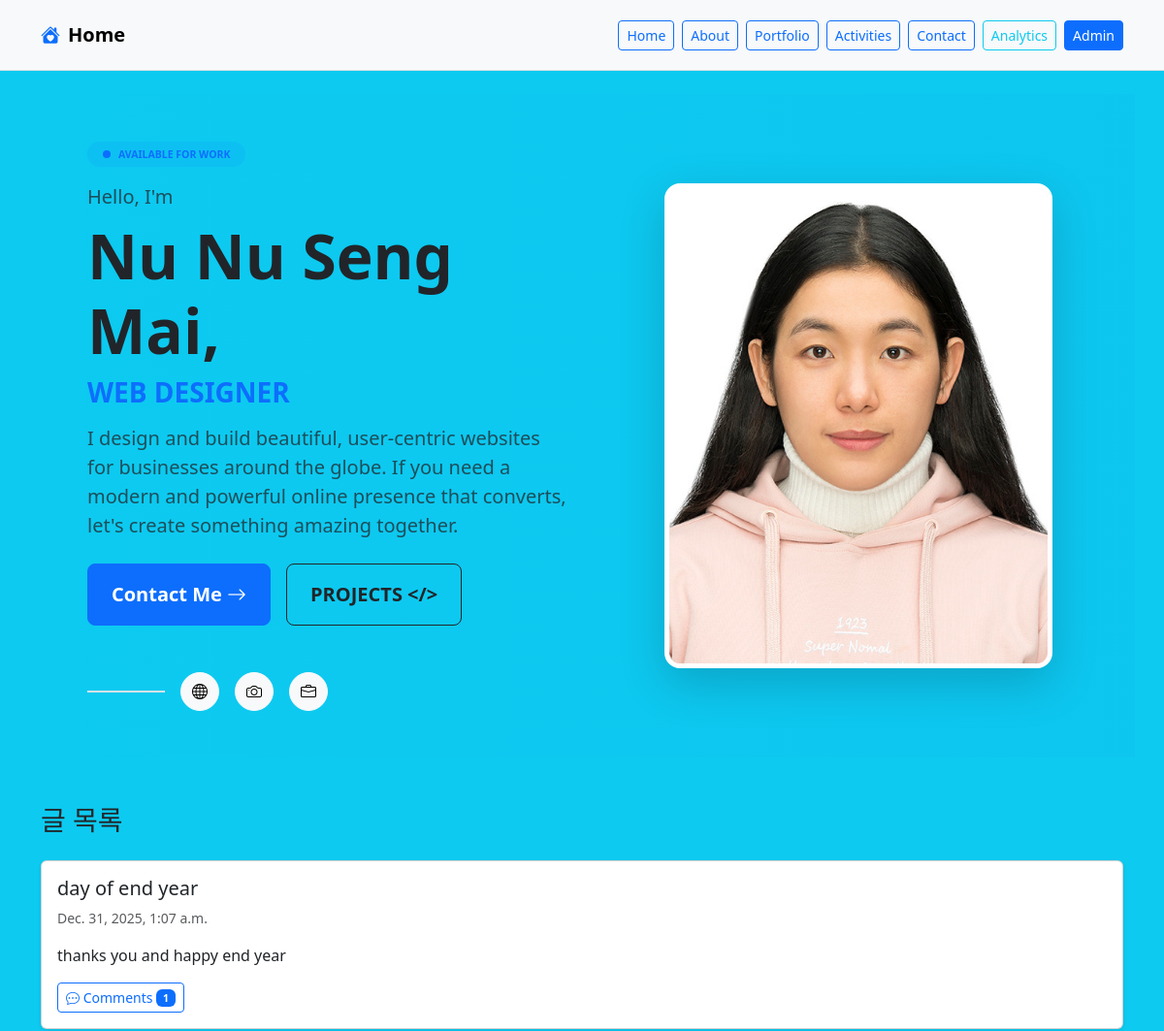
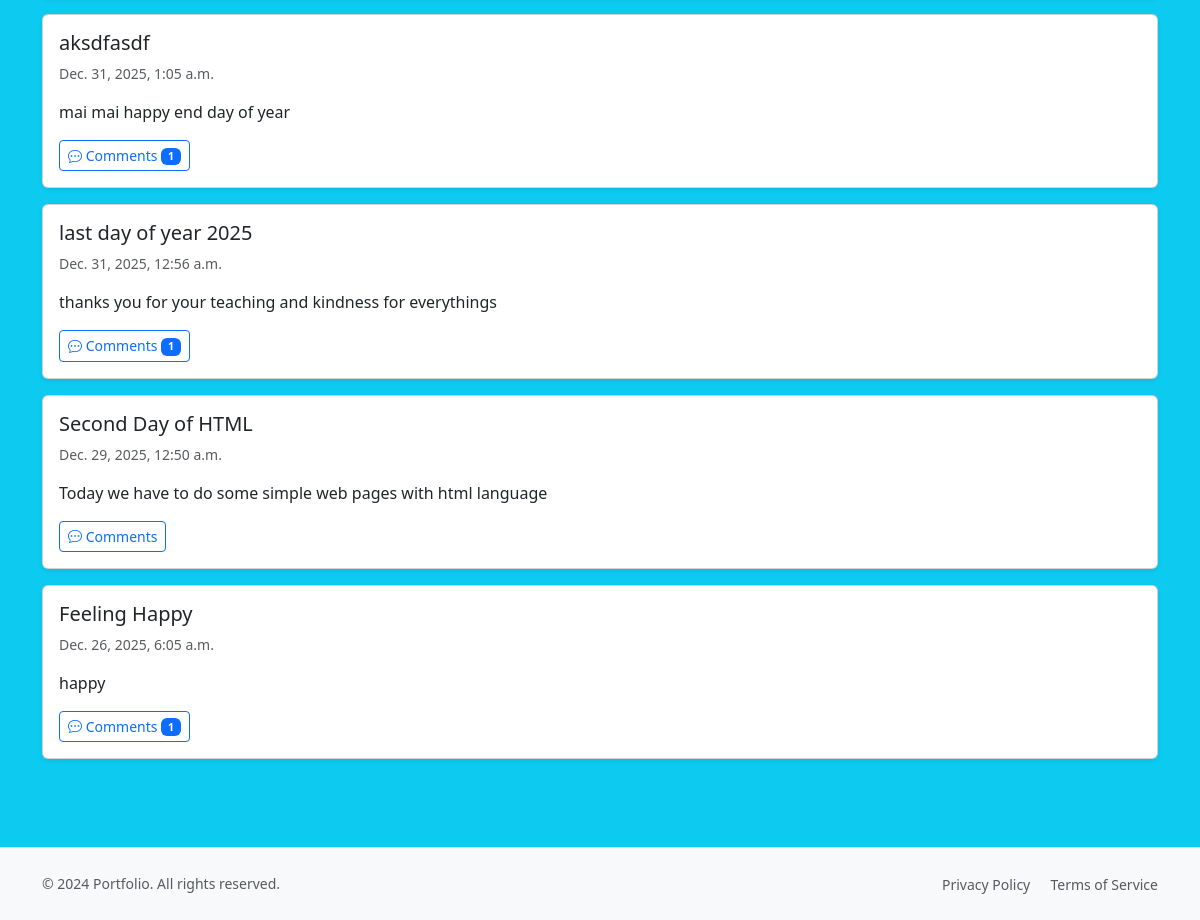
The page / on the database its author committed (2 pictures, top to bottom).
### blog/models.py (models this page shows, shortened)
class Post(models.Model):
    title = models.CharField(max_length=200)
    content = models.TextField()
    created_at = models.DateTimeField(default=timezone.now)  # 여기!

### blog/views.py (the view)
# urls.py: path('', views.post_list, name='post_list'),
def post_list(request):
    posts = Post.objects.prefetch_related('comments').all().order_by("-created_at")
    for post in posts:
        post.comment_count = len(post.comments.all())
    return render(request, "blog/post_list.html", {"posts": posts})

### blog/templates/blog/post_list.html (shortened to what this page needs)
{% extends "blog/base.html" %}
{% load static %}
{% block brand_name %}Home{% endblock %}
{% block content %}
<div class="row mb-5 py-5" style="background: linear-gradient(to left, rgba(19, 127, 236, 0.05), transparent); min-height: 600px;">
  <div class="col-lg-6 d-flex align-items-center order-2 order-lg-1">
    <div class="ps-lg-5">
      <div class="mb-3">
        <span class="badge bg-primary bg-opacity-10 text-primary px-3 py-2 rounded-pill d-inline-flex align-items-center gap-2">
          <span class="bg-primary rounded-circle" style="width: 8px; height: 8px; display: inline-block;"></span>
          <span class="fw-bold small">AVAILABLE FOR WORK</span>
        </span>
      </div>
      <div class="mb-2">
        <span class="text-muted fs-5">Hello, I'm</span>
      </div>
      <h1 class="display-3 fw-bold mb-2">
        Nu Nu Seng Mai,
      </h1>
      <h3 class="text-primary fw-bold mb-3">WEB DESIGNER</h3>
      <p class="lead text-muted mb-4" style="max-width: 500px;">
        I design and build beautiful, user-centric websites for businesses around the globe. If you need a modern and powerful online presence that converts, let's create something amazing together.
      </p>
      <div class="d-flex flex-wrap gap-3 mb-4">
        <a href="{% url 'contact' %}" class="btn btn-primary btn-lg px-4 py-3 fw-bold">
          Contact Me <i class="bi bi-arrow-right"></i>
        </a>
        <a href="{% url 'portfolio' %}" class="btn btn-outline-dark btn-lg px-4 py-3 fw-bold">
          PROJECTS &lt;/&gt;
        </a>
      </div>
      <div class="d-flex align-items-center gap-3 pt-4">
        <div class="border-top border-2" style="width: 80px;"></div>
        <a href="#" class="btn btn-light rounded-circle" style="width: 40px; height: 40px; display: inline-flex; align-items: center; justify-content: center;">
          <i class="bi bi-globe"></i>
        </a>
        <a href="#" class="btn btn-light rounded-circle" style="width: 40px; height: 40px; display: inline-flex; align-items: center; justify-content: center;">
          <i class="bi bi-camera"></i>
        </a>
        <a href="#" class="btn btn-light rounded-circle" style="width: 40px; height: 40px; display: inline-flex; align-items: center; justify-content: center;">
          <i class="bi bi-briefcase"></i>
        </a>
      </div>
    </div>
  </div>
  <div class="col-lg-6 d-flex justify-content-center align-items-center order-1 order-lg-2">
    <div style="max-width: 400px;">
      <div class="rounded-4 shadow-lg border border-5 border-white overflow-hidden" style="aspect-ratio: 4/5; background: #f0f0f0;">
        <img id="profile-photo" src="{% static 'blog/images/photo.jpg' %}" alt="Nu Nu - Web Designer" class="w-100 h-100" style="object-fit: cover;" onerror="this.style.display='none'; document.getElementById('photo-placeholder').style.display='flex';">
        <div id="photo-placeholder" class="w-100 h-100 d-flex align-items-center justify-content-center bg-light" style="display: none;">
        </div>
      </div>
    </div>
  </div>
</div>
<div class="row">
  <div class="col-12">
    <h1 class="h3 mb-4">글 목록</h1>
    {% for post in posts %}
    <div class="card mb-3 shadow-sm">
      <div class="card-body">
        <h2 class="h5">{{ post.title }}</h2>
        <p class="text-muted small mb-2">{{ post.created_at }}</p>
        <p class="mb-3">{{ post.content|linebreaks }}</p>
        <div class="d-flex align-items-center gap-2">
          <button class="btn btn-sm btn-outline-primary" type="button" data-bs-toggle="collapse" data-bs-target="#comments-{{ post.id }}" aria-expanded="false" aria-controls="comments-{{ post.id }}">
            <i class="bi bi-chat-dots"></i> Comments
            {% if post.comment_count %}
            <span class="badge bg-primary">{{ post.comment_count }}</span>
            {% endif %}
          </button>
        </div>
      </div>
    </div>
    {% empty %}
    <div class="alert alert-info">아직 글이 없어요. /admin에서 글을 작성해보자!</div>
    {% endfor %}
  </div>
</div>
<link rel="stylesheet" href="https://cdn.jsdelivr.net/npm/bootstrap-icons@1.11.0/font/bootstrap-icons.css">
{% endblock %}

### rows shown on the page
Post: title "day of end year", created_at "Dec. 31, 2025, 1:07 a.m.", content "thanks you and happy end year", comment_count "1"
Post: title "aksdfasdf", created_at "Dec. 31, 2025, 1:05 a.m.", content "mai mai happy end day of year", comment_count "1"
Post: title "last day of year 2025", created_at "Dec. 31, 2025, 12:56 a.m.", content "thanks you for your teaching and kindness for everythings", comment_count "1"
Post: title "Second Day of HTML", created_at "Dec. 29, 2025, 12:50 a.m.", content "Today we have to do some simple web pages with html language"
Post: title "Feeling Happy", created_at "Dec. 26, 2025, 6:05 a.m.", content "happy", comment_count "1"
